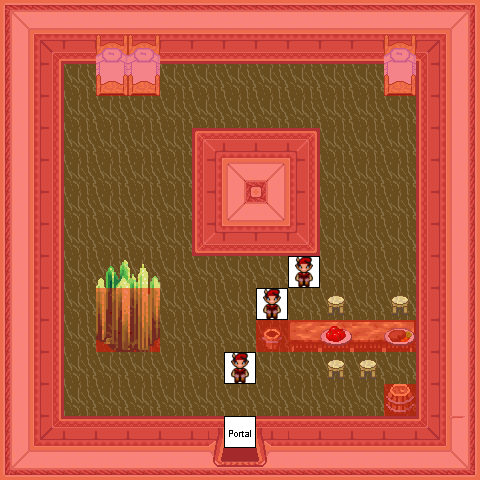

Below is a game level as drawn by its tile map, then a one-line description and the .tmx that defines it (tile-layer data replaced by summaries):
An orthogonal 15x15 tile map with 32x32 px tiles, 8 tile layers (0_floor, 1_terrain, 2_object, 3_roof, ...), 26 tilesets.

<map version="0.99b" orientation="orthogonal" width="15" height="15" tilewidth="32" tileheight="32">
 <tileset name="Unbenannt" firstgid="1" tilewidth="32" tileheight="32">
  <image source="../../tileset/ground/brown_2.png" />
 </tileset>
 <tileset name="Unbenannt" firstgid="3" tilewidth="32" tileheight="32">
  <image source="../../tileset/building/wall/int_wall_fancy_purple.png" />
 </tileset>
 <tileset name="Unbenannt" firstgid="15" tilewidth="32" tileheight="32">
  <image source="../../tileset/building/wall/int_wall_purple.png" />
 </tileset>
 <tileset name="Unbenannt" firstgid="35" tilewidth="32" tileheight="32">
  <image source="../../tileset/building/wall/int_wall_pale.png" />
 </tileset>
 <tileset name="Unbenannt" firstgid="51" tilewidth="32" tileheight="32">
  <image source="../../tileset/building/entrance/pale_red_ns.png" />
 </tileset>
 <tileset name="Unbenannt" firstgid="87" tilewidth="32" tileheight="32">
  <image source="../../tileset/item/furniture/table/wooden_pale.png" />
 </tileset>
 <tileset name="Unbenannt" firstgid="88" tilewidth="32" tileheight="32">
  <image source="../../tileset/item/furniture/chair/stool.png" />
 </tileset>
 <tileset name="Unbenannt" firstgid="89" tilewidth="32" tileheight="32">
  <image source="../../tileset/item/furniture/picture/small.png" />
 </tileset>
 <tileset name="Unbenannt" firstgid="92" tilewidth="32" tileheight="32">
  <image source="../../tileset/item/furniture/table/table_with_hob_pale.png" />
 </tileset>
 <tileset name="Unbenannt" firstgid="95" tilewidth="32" tileheight="32">
  <image source="../../tileset/item/furniture/bed/large_front_on_darker.png" />
 </tileset>
 <tileset name="Unbenannt" firstgid="101" tilewidth="32" tileheight="32">
  <image source="../../tileset/item/brush.png" />
 </tileset>
 <tileset name="Unbenannt" firstgid="104" tilewidth="32" tileheight="32">
  <image source="../../tileset/item/food/meals_1.png" />
 </tileset>
 <tileset name="Unbenannt" firstgid="106" tilewidth="32" tileheight="32">
  <image source="../../tileset/plant/indoor/flower_baskets.png" />
 </tileset>
 <tileset name="Unbenannt" firstgid="108" tilewidth="32" tileheight="32">
  <image source="../../tileset/plant/bush/blue_green.png" />
 </tileset>
 <tileset name="Unbenannt" firstgid="109" tilewidth="32" tileheight="32">
  <image source="../../tileset/ground/rock/green_crystal.png" />
 </tileset>
 <tileset name="Unbenannt" firstgid="118" tilewidth="32" tileheight="32">
  <image source="../../tileset/logic/portal.png" />
 </tileset>
 <tileset name="Unbenannt" firstgid="125" tilewidth="32" tileheight="32">
  <image source="../../tileset/logic/collision.png" />
 </tileset>
 <tileset name="Unbenannt" firstgid="126" tilewidth="32" tileheight="32">
  <image source="../../tileset/item/furniture/bed/side_on.png" />
 </tileset>
 <tileset name="Unbenannt" firstgid="128" tilewidth="32" tileheight="32">
  <image source="../../tileset/item/furniture/picture/projectleader.png" />
 </tileset>
 <tileset name="Unbenannt" firstgid="129" tilewidth="32" tileheight="32">
  <image source="../../tileset/item/furniture/other/piano.png" />
 </tileset>
 <tileset name="Unbenannt" firstgid="132" tilewidth="32" tileheight="32">
  <image source="../../tileset/item/pot/barrel.png" />
 </tileset>
 <tileset name="Unbenannt" firstgid="134" tilewidth="32" tileheight="32">
  <image source="../../tileset/plant/indoor/flower_vase.png" />
 </tileset>
 <tileset name="Unbenannt" firstgid="137" tilewidth="32" tileheight="32">
  <image source="../../tileset/logic/creature/kobold.png" />
 </tileset>
 <tileset name="Unbenannt" firstgid="142" tilewidth="32" tileheight="32">
  <image source="../../tileset/ground/brown.png" />
 </tileset>
 <tileset name="Unbenannt" firstgid="147" tilewidth="32" tileheight="32">
  <image source="../../tileset/item/furniture/table/long_side_on_pale.png" />
 </tileset>
 <tileset name="Unbenannt" firstgid="150" tilewidth="32" tileheight="32">
  <image source="../../tileset/item/furniture/bed/front_on.png" />
 </tileset>
 <layer name="0_floor" width="15" height="15">
  <data>[225 cells, 225 non-empty, 1 distinct tile ids]</data>
 </layer>
 <layer name="1_terrain" width="15" height="15">
  <data>[225 cells, 120 non-empty, 31 distinct tile ids]</data>
 </layer>
 <layer name="2_object" width="15" height="15">
  <data>[225 cells, 20 non-empty, 12 distinct tile ids]</data>
 </layer>
 <layer name="3_roof" width="15" height="15">
  <data>[225 cells, 4 non-empty, 4 distinct tile ids]</data>
 </layer>
 <layer name="4_roof_add" width="15" height="15">
  <data>[225 cells, 0 non-empty, 0 distinct tile ids]</data>
 </layer>
 <layer name="objects" width="15" height="15">
  <data>[225 cells, 4 non-empty, 2 distinct tile ids]</data>
 </layer>
 <layer name="collision" width="15" height="15" opacity="0.44">
  <data>[225 cells, 132 non-empty, 1 distinct tile ids]</data>
 </layer>
 <layer name="protection" width="15" height="15">
  <data>[225 cells, 0 non-empty, 0 distinct tile ids]</data>
 </layer>
</map>
